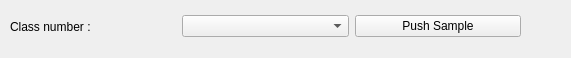
<?xml version="1.0" encoding="UTF-8"?>
<ui version="4.0">
 <class>chooseSample</class>
 <widget class="QWidget" name="chooseSample">
  <property name="geometry">
   <rect>
    <x>0</x>
    <y>0</y>
    <width>571</width>
    <height>58</height>
   </rect>
  </property>
  <property name="windowTitle">
   <string>Form</string>
  </property>
  <widget class="QWidget" name="layoutWidget">
   <property name="geometry">
    <rect>
     <x>10</x>
     <y>10</y>
     <width>511</width>
     <height>33</height>
    </rect>
   </property>
   <layout class="QHBoxLayout" name="horizontalLayout">
    <item>
     <widget class="QLabel" name="label">
      <property name="text">
       <string>Class number :</string>
      </property>
     </widget>
    </item>
    <item>
     <widget class="QComboBox" name="comboBox"/>
    </item>
    <item>
     <widget class="QPushButton" name="pushButton">
      <property name="text">
       <string>Push Sample</string>
      </property>
     </widget>
    </item>
   </layout>
  </widget>
 </widget>
 <resources/>
 <connections/>
</ui>
